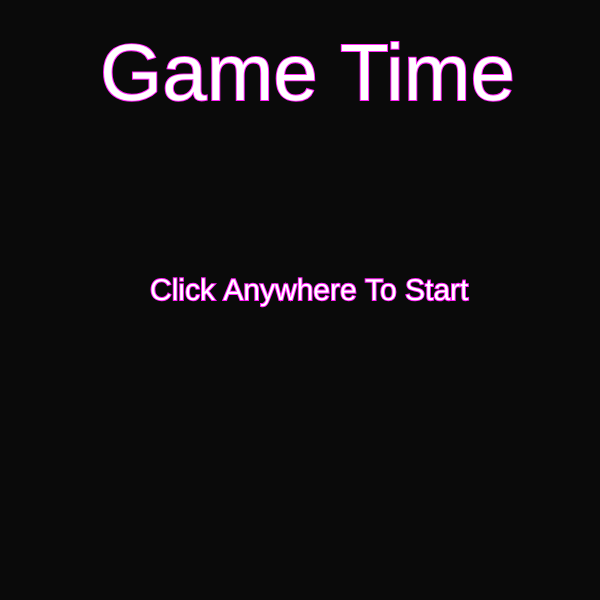
Frame 1 (no input)
Frame 60 (no input): identical to frame 1, image omitted
Frame 120 (the mouse pressed at the canvas centre since frame 60): identical to frame 1, image omitted

The p5.js sketch that drew this single still picture (run headless with seeded random() and noise() and a simulated clock; from frame 60 on, the mouse is pressed at the canvas centre):

// p5.js sketch
// ── sketch.js
'use strict';

let state = 'title';
let canvas;
let points = 0;

function setup(){
canvas = createCanvas (600, 600);
stroke(255,31,248)
strokeWeight(2)
fill(300)
}

function draw(){

switch (state){
  case 'title':
     title();
     canvas.mouseClicked(titleMouseClicked);
     break;
   case 'level 1':
    //execute code
    level1();
    canvas.mouseClicked(level1MouseClicked);
    break;
  case 'you win':
youWin();
canvas.mouseClicked(youWinMouseClicked);
    break;
  default:
    break;
}



function title(){
background(10); 
textSize(80);
text('Game Time', 100, 100);

textSize(30)
text('Click Anywhere To Start', 150,300);
}

function titleMouseClicked(){
    console.log('canvas is Clicked on title page');
    state = 'level 1'
  }

function level1(){
  background(10); 
  textSize(20)
  text('click for points', 240,200);
  }

  function level1MouseClicked(){
    points++;
    console.log('points = ' + points);

    if (points >= 10){
      state = 'you win'
    }
  }
}

function youWin(){
  background(10); 
  textSize(80);
  text('You Win!', 135, 100);
  
  textSize(30)
  text('Click Anywhere To Restart', 125,300);
}

function youWinMouseClicked(){
state = 'level 1';
points = 0;
}
// ── style.css
html, body {
  margin: 0;
  padding: 0;
}
body{
  margin: auto 0 auto;
  text-align: center;
  background-color: black;
  color: white;
  text-shadow: 1px 1px 2px #e600e6, 0 0 25px #ff00bf, 0 0 5px #990099;
  text-align: center;
}
canvas {
  margin: 50px auto 50px auto;
  z-index: -1;
  border: 5px solid rgb(255, 0, 200);
}
audio {
  display: none;
}
